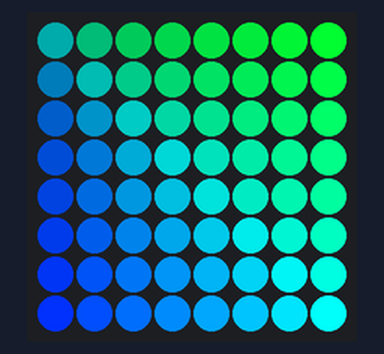
A program run on a simulated Raspberry Pi (BCM pin numbers) with a Sense HAT. On the bench: the Sense HAT's 8×8 RGB LED matrix. At 1.0 s the program stops and its outputs stay as they are.

Above: at 0.1 s.
At 1.1 s:
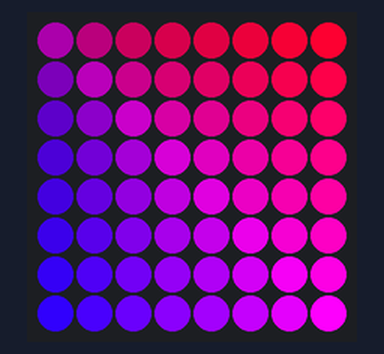

The program:

gradient.py
```python
from sense_hat import SenseHat
from random import randint
from time import sleep


def colour_range(start, end, steps):
    step = (end - start) // steps
    while True:
        colour = start
        while colour < end:
            yield colour
            colour += step

def major_colour_range(start, end, steps):
    step = (end - start) // steps
    while True:
        colour = start
        while start < end:
            for i in range(steps):
                yield colour
            colour += step

def pixel_range(red_range, blue_range, green_range):
    yield (next(red_range), next(blue_range), next(green_range))

sense = SenseHat()

green_range = colour_range(50, 255, 7)
blue_range = colour_range(50, 255, 7)

for x in range(8):
    g = next(green_range)
    for y in range(8):
##        print(x, y, 0, g, b)
        b = next(blue_range)
        sense.set_pixel(x, y, 0, g, b)

sleep(1)

red_range = colour_range(50, 255, 7)

for x in range(8):
    blue_range = colour_range(50, 255, 7)
    r = next(red_range)
    for y in range(8):
##        print(x, y, 0, g, b)
        b = next(blue_range)
        sense.set_pixel(x, y, r, 0, b)
```
